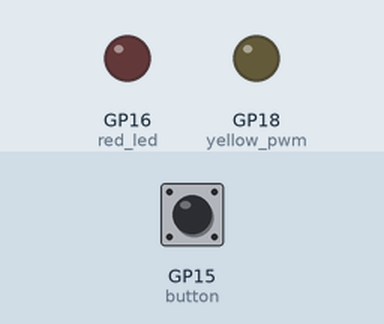
A program run on a simulated Raspberry Pi Pico running MicroPython. Shown: output pins drawn as LEDs (lit = HIGH). Dashed ring = blinking. Inputs (shaded band) come from the test bench; at power-on: GP15 (button) HIGH. What the program prints to the serial console is not drawn.

Above: at 1.2 s.
1.3 s: GP15 (button) pulled LOW for 3.2 s
At 5.25 s:
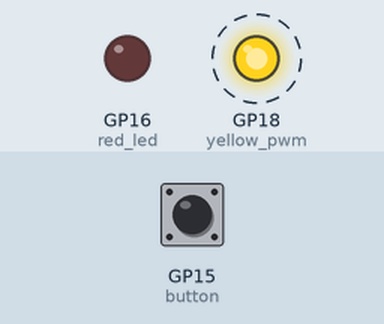
7.5 s: GP15 (button) pulled LOW for 0.15 s
At 10.3 s:
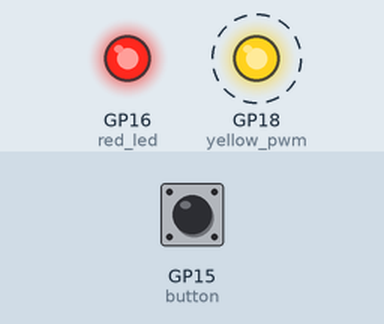
10.5 s: GP15 (button) pulled LOW for 3.2 s
16.7 s: GP15 (button) pulled LOW for 0.15 s
At 17.61 s:
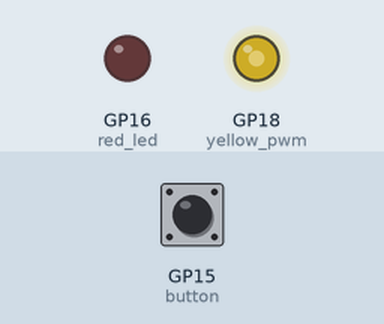
Timing chart, 0 to 20.8 s (numbered marks = the images above; inputs shaded):
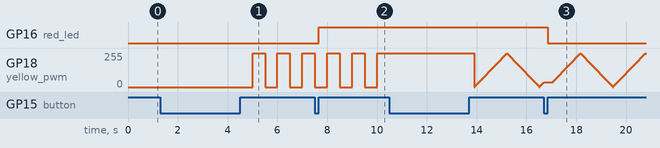

Measured:
- after the input at 1.3 s, GP18 (yellow_pwm): alternates 255/255 for 0.50 s and 0/255 for 0.50 s, starting after 3.7 s
- after the input at 7.5 s, GP16 (red_led): LOW → HIGH after 0.15 s
- after the input at 16.7 s, GP16 (red_led): HIGH → LOW after 0.16 s

The program:

multi_mode_led_controller.py
```python
from machine import Pin, ADC, PWM
import utime

# Setup
button = Pin(15, Pin.IN, Pin.PULL_UP)
red_led = Pin(16, Pin.OUT)
yellow_pwm = PWM(Pin(18))
yellow_pwm.freq(1000)

pot = ADC(26)

# States
red_state = False
mode = 0  # 0 = manual brightness, 1 = blink, 2 = breathe, 3 = off

# Breathing parameters
breath_direction = 1
breath_level = 0

print("Tap = Toggle red LED | Hold = Brightness | Long Hold = Change Mode")

while True:
    # Handle button
    if button.value() == 0:
        start = utime.ticks_ms()
        while button.value() == 0:
            utime.sleep(0.01)
        duration = utime.ticks_diff(utime.ticks_ms(), start)

        if duration < 500:
            # Short press: toggle red LED
            red_state = not red_state
            red_led.value(red_state)
            print("Red LED:", "ON" if red_state else "OFF")

        elif duration < 2000:
            # Medium press: read pot and set yellow LED brightness
            if mode == 0:
                pot_val = pot.read_u16()
                yellow_pwm.duty_u16(pot_val)
                brightness = int(pot_val / 655.35)
                print(f"Manual Brightness: {brightness}%")

        else:
            # Long press: change mode
            mode = (mode + 1) % 4
            print("Yellow LED Mode →", ["Manual", "Blink", "Breathe", "Off"][mode])

        utime.sleep(0.2)  # debounce

    # Mode logic for yellow LED
    if mode == 1:
        # Blink
        yellow_pwm.duty_u16(65535 if utime.ticks_ms() // 500 % 2 == 0 else 0)

    elif mode == 2:
        # Breathe (fade in/out)
        yellow_pwm.duty_u16(breath_level)
        breath_level += 1000 * breath_direction
        if breath_level >= 65000:
            breath_level = 65000
            breath_direction = -1
        elif breath_level <= 0:
            breath_level = 0
            breath_direction = 1
        utime.sleep(0.02)

    elif mode == 3:
        # Off
        yellow_pwm.duty_u16(0)

    else:
        utime.sleep(0.01)
```
